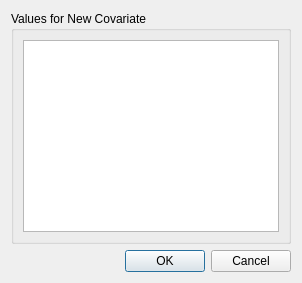
<?xml version="1.0" encoding="UTF-8"?>
<ui version="4.0">
 <class>ChangeCovTypeForm</class>
 <widget class="QDialog" name="ChangeCovTypeForm">
  <property name="geometry"><rect><x>0</x><y>0</y><width>0</width><height>0</height></rect></property>
  <property name="windowTitle">
   <string>Change Covariate Type</string>
  </property>
  <property name="windowIcon">
   <iconset>
    <normaloff>:/misc/meta.png</normaloff>:/misc/meta.png</iconset>
  </property>
  <layout class="QVBoxLayout" name="verticalLayout_2">
   <item>
    <widget class="QGroupBox" name="grp_box_preview">
     <property name="title">
      <string>Values for New Covariate</string>
     </property>
     <layout class="QVBoxLayout" name="verticalLayout">
      <item>
       <widget class="QTableView" name="cov_prev_table">
        <property name="accessibleName"><string>Covariate type conversion preview</string></property>
        <property name="accessibleDescription"><string>Preview original and converted covariate values before applying the type change.</string></property>
       </widget>
      </item>
     </layout>
    </widget>
   </item>
   <item>
    <widget class="QDialogButtonBox" name="buttonBox">
     <property name="orientation">
      <enum>Qt::Horizontal</enum>
     </property>
     <property name="standardButtons">
      <set>QDialogButtonBox::Cancel|QDialogButtonBox::Ok</set>
     </property>
    </widget>
   </item>
  </layout>
 </widget>
 <resources>
  <include location="images/icons.qrc"/>
 </resources>
 <connections>
  <connection>
   <sender>buttonBox</sender>
   <signal>accepted()</signal>
   <receiver>ChangeCovTypeForm</receiver>
   <slot>accept()</slot>
   <hints>
    <hint type="sourcelabel">
     <x>248</x>
     <y>254</y>
    </hint>
    <hint type="destinationlabel">
     <x>157</x>
     <y>274</y>
    </hint>
   </hints>
  </connection>
  <connection>
   <sender>buttonBox</sender>
   <signal>rejected()</signal>
   <receiver>ChangeCovTypeForm</receiver>
   <slot>reject()</slot>
   <hints>
    <hint type="sourcelabel">
     <x>316</x>
     <y>260</y>
    </hint>
    <hint type="destinationlabel">
     <x>286</x>
     <y>274</y>
    </hint>
   </hints>
  </connection>
 </connections>
</ui>
